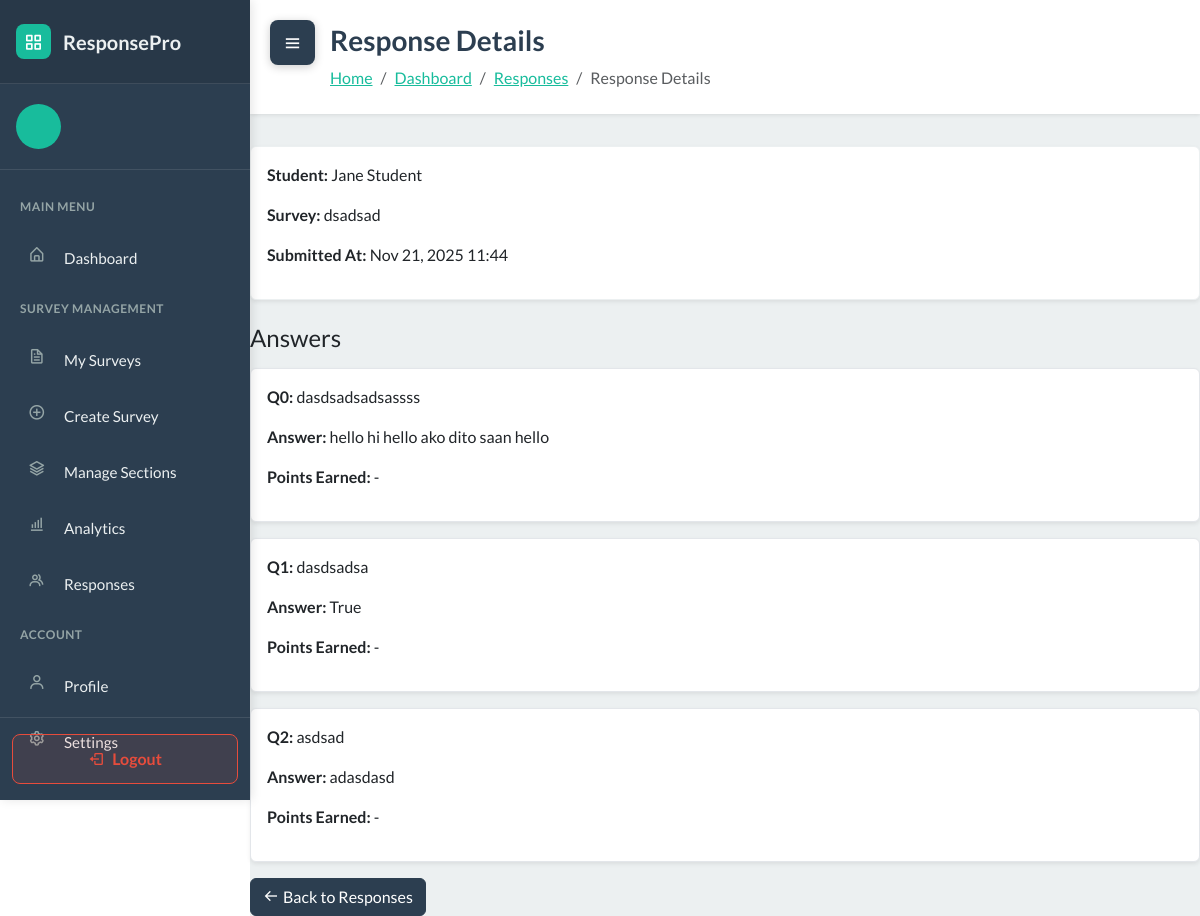
Screenshot of /responses/5/ with the database file from the repository.
### WebSurvey/models.py (models this page shows, shortened)
class StudentResponse(models.Model):
    survey = models.ForeignKey(Survey, on_delete=models.CASCADE, related_name='responses')
    student = models.ForeignKey(User, on_delete=models.CASCADE, related_name='survey_responses')
    started_at = models.DateTimeField(auto_now_add=True)
    submitted_at = models.DateTimeField(null=True, blank=True)
    score = models.FloatField(null=True, blank=True)
    is_submitted = models.BooleanField(default=False)
    class Meta:
        unique_together = ['survey', 'student']

class User(AbstractUser):
    ROLE_CHOICES = [
        ('student', 'Student'),
        ('teacher', 'Teacher'),
    ]
    role = models.CharField('role', max_length=20, choices=ROLE_CHOICES, default='student')
    section = models.ForeignKey(Section, null=True, blank=True, on_delete=models.SET_NULL, related_name='students')

class Survey(models.Model):
    STATUS_CHOICES = [
        ('draft', 'Draft'),
        ('published', 'Published'),
        ('closed', 'Closed'),
    ]
    title = models.CharField(max_length=255)
    description = models.TextField(blank=True)
    teacher = models.ForeignKey(User, on_delete=models.CASCADE, related_name='surveys')
    sections = models.ManyToManyField(Section, blank=True, related_name='surveys')
    status = models.CharField(max_length=20, choices=STATUS_CHOICES, default='draft')
    total_points = models.IntegerField(default=0)
    time_limit = models.IntegerField(null=True, blank=True, help_text="Time limit in minutes")
    due_date = models.DateTimeField(null=True, blank=True)
    created_at = models.DateTimeField(auto_now_add=True)
    updated_at = models.DateTimeField(auto_now=True)
    class Meta:
        ordering = ['-created_at']

class QuestionAnswer(models.Model):
    response = models.ForeignKey(StudentResponse, on_delete=models.CASCADE, related_name='answers')
    question = models.ForeignKey(Question, on_delete=models.CASCADE)
    selected_option = models.ForeignKey(MultipleChoiceOption, null=True, blank=True, on_delete=models.SET_NULL)
    true_false_answer = models.BooleanField(null=True, blank=True)
    text_answer = models.TextField(blank=True)
    points_earned = models.FloatField(default=0)
    is_correct = models.BooleanField(null=True, blank=True)
    created_at = models.DateTimeField(auto_now_add=True)
    updated_at = models.DateTimeField(auto_now=True)

class Question(models.Model):
    QUESTION_TYPES = [
        ('multiple_choice', 'Multiple Choice'),
        ('true_false', 'True or False'),
        ('essay', 'Essay'),
        ('enumeration', 'Enumeration'),
    ]
    survey = models.ForeignKey(Survey, on_delete=models.CASCADE, related_name='questions')
    question_type = models.CharField(max_length=20, choices=QUESTION_TYPES)
    question_text = models.TextField()
    points = models.IntegerField(default=1)
    order = models.IntegerField(default=0)
    required = models.BooleanField(default=True)
    created_at = models.DateTimeField(auto_now_add=True)
    updated_at = models.DateTimeField(auto_now=True)
    class Meta:
        ordering = ['order']

### WebSurvey/views.py (the view)
# urls.py: path('responses/<int:pk>/', views.response_detail, name='response_detail'),
def response_detail(request, pk):
    response = get_object_or_404(StudentResponse, pk=pk)
    answers = QuestionAnswer.objects.filter(response=response).order_by('question__order')
    context = {
        'response': response,
        'answers': answers
    }
    return render(request, 'response_detail.html', context)

### WebSurvey/services.py (called while the page is built)
def auto_close_due_surveys():
    now = timezone.now()
    overdue_ids = []
    for survey in Survey.objects.filter(status='published', due_date__isnull=False):
        due = survey.due_date
        if due is None:
            continue
        if timezone.is_naive(due):
            due = timezone.make_aware(due, timezone.get_current_timezone())
        if due <= now:
            overdue_ids.append(survey.id)
    if overdue_ids:
        Survey.objects.filter(id__in=overdue_ids).update(status='closed')
    return now

### WebSurvey/templates/response_detail.html (shortened to what this page needs)
<!DOCTYPE html>
{% load static %}
<html data-bs-theme="light" lang="en">
<head>
    <link rel="stylesheet" href="https://cdn.jsdelivr.net/npm/bootswatch@5.3.6/dist/flatly/bootstrap.min.css">
    <link rel="stylesheet" href="https://cdn.jsdelivr.net/npm/boxicons@latest/css/boxicons.min.css">
    <link rel="stylesheet" href="{% static 'css/dashboard-sidebar.css' %}">
    <link rel="stylesheet" href="{% static 'css/bss-overrides.css' %}">
</head>
<body>
    <button class="sidebar-toggle shifted" id="sidebarToggle">
        <i class="bx bx-menu"></i>
    </button>
    <aside class="dashboard-sidebar" id="sidebar">
        <div class="sidebar-header">
            <a href="{% url 'dashboard' %}" class="sidebar-brand">
                <div class="brand-icon">
                    <i class="bx bx-grid-alt" style="color: white;"></i>
                </div>
                <span>ResponsePro</span>
            </a>
        </div>
        <div class="sidebar-user">
            <div class="user-avatar">
            </div>
        </div>
        <nav class="sidebar-nav">
            <div class="nav-section-title">Main Menu</div>
            <div class="sidebar-nav-item">
                <a href="{% url 'dashboard' %}" class="sidebar-nav-link">
                    <i class="bx bx-home-alt"></i>
                    <span>Dashboard</span>
                </a>
            </div>
            <div class="nav-section-title">Survey Management</div>
            <div class="sidebar-nav-item">
                <a href="{% url 'survey_list' %}" class="sidebar-nav-link">
                    <i class="bx bx-file"></i>
                    <span>My Surveys</span>
                </a>
            </div>
            <div class="sidebar-nav-item">
                <a href="{% url 'survey_create' %}" class="sidebar-nav-link">
                    <i class="bx bx-plus-circle"></i>
                    <span>Create Survey</span>
                </a>
            </div>
            <div class="sidebar-nav-item">
                <a href="{% url 'section_list' %}" class="sidebar-nav-link">
                    <i class="bx bx-layer"></i>
                    <span>Manage Sections</span>
                </a>
            </div>
            <div class="sidebar-nav-item">
                <a href="{% url 'overall_analytics' %}" class="sidebar-nav-link">
                    <i class="bx bx-bar-chart-alt"></i>
                    <span>Analytics</span>
                </a>
            </div>
            <div class="sidebar-nav-item">
                <a href="{% url 'response_management' %}" class="sidebar-nav-link active">
                    <i class="bx bx-group"></i>
                    <span>Responses</span>
                </a>
            </div>
            <div class="nav-section-title">Account</div>
            <div class="sidebar-nav-item">
                <a href="#" class="sidebar-nav-link">
                    <i class="bx bx-user"></i>
                    <span>Profile</span>
                </a>
            </div>
            <div class="sidebar-nav-item">
                <a href="#" class="sidebar-nav-link">
                    <i class="bx bx-cog"></i>
                    <span>Settings</span>
                </a>
            </div>
        </nav>
        <div class="sidebar-logout">
            <a href="{% url 'logout' %}" class="logout-btn">
                <i class="bx bx-log-out"></i>
                <span>Logout</span>
            </a>
        </div>
    </aside>
    <main class="dashboard-content" id="mainContent">
        <div class="content-header">
            <h1>Response Details</h1>
            <nav aria-label="breadcrumb">
                <ol class="breadcrumb">
                    <li class="breadcrumb-item"><a href="{% url 'landing' %}">Home</a></li>
                    <li class="breadcrumb-item"><a href="{% url 'dashboard' %}">Dashboard</a></li>
                    <li class="breadcrumb-item"><a href="{% url 'response_management' %}">Responses</a></li>
                    <li class="breadcrumb-item active" aria-current="page">Response Details</li>
                </ol>
            </nav>
        </div>
        <div class="row">
            <div class="col-12">
                <div class="card mb-4 shadow-sm border-light">
                    <div class="card-body">
                        <p><strong>Student:</strong> {{ response.student.get_full_name }}</p>
                        <p><strong>Survey:</strong> {{ response.survey.title }}</p>
                        <p><strong>Submitted At:</strong> {{ response.submitted_at|date:"M d, Y H:i" }}</p>
                    </div>
                </div>
                <h4 class="mb-3">Answers</h4>
                {% if answers %}
                    {% for ans in answers %}
                    <div class="card mb-3 shadow-sm" style="border:1px solid #e3e6ea;">
                        <div class="card-body p-3">
                            <p class="mb-100"><strong>Q{{ ans.question.order }}:</strong> {{ ans.question.question_text }}</p>
                            <p class="mb-100"><strong>Answer:</strong>
                                {% if ans.selected_option %}
                                    {{ ans.selected_option.option_text }}
                                {% elif ans.true_false_answer != None %}
                                    {{ ans.true_false_answer|yesno:"True,False" }}
                                {% else %}
                                    {{ ans.text_answer }}
                                {% endif %}
                            </p>
                            <p class="mb-100"><strong>Points Earned:</strong> {{ ans.points_earned|default:"-" }}</p>
                        </div>
                    </div>
                    {% endfor %}
                {% else %}
                    <div class="card shadow-sm text-center py-3" style="border:1px solid #e3e6ea;">
                        <p class="text-muted mb-0">No answers submitted yet.</p>
                    </div>
                {% endif %}
                <div class="mt-3">
                    <a href="{% url 'response_management' %}" class="btn btn-primary">
                        <i class="bx bx-arrow-back me-1"></i>Back to Responses
                    </a>
                </div>
            </div>
        </div>
    </main>
</body>
</html>

### WebSurvey/static/css/dashboard-sidebar.css (style rules this page uses)
:root { --sidebar-width: 250px; --sidebar-bg: #2C3E50; --sidebar-hover: #34495E; --sidebar-active: #18BC9C; --sidebar-text: #ecf0f1; --sidebar-icon: #95a5a6; --transition-speed: 0.3s; }
body { font-family: 'Lato', sans-serif; }
.dashboard-sidebar { position: fixed; left: 0; top: 0; width: var(--sidebar-width); height: 100vh; background: var(--sidebar-bg); box-shadow: 2px 0 10px rgba(0, 0, 0, 0.1); transition: transform var(--transition-speed) ease; z-index: 1000; overflow-y: auto; overflow-x: hidden; }
.sidebar-header { padding: 1.5rem 1rem; background: rgba(0, 0, 0, 0.1); border-bottom: 1px solid rgba(255, 255, 255, 0.1); }
.sidebar-brand { display: flex; align-items: center; color: var(--sidebar-text); text-decoration: none; font-size: 1.25rem; font-weight: 700; }
.sidebar-brand .brand-icon { width: 35px; height: 35px; border-radius: 8px; background: var(--sidebar-active); display: flex; align-items: center; justify-content: center; margin-right: 0.75rem; }
.sidebar-user { padding: 1.25rem 1rem; border-bottom: 1px solid rgba(255, 255, 255, 0.1); display: flex; align-items: center; }
.user-avatar { width: 45px; height: 45px; border-radius: 50%; background: var(--sidebar-active); display: flex; align-items: center; justify-content: center; color: white; font-weight: 700; margin-right: 0.75rem; font-size: 1.1rem; }
.sidebar-nav { padding: 1rem 0; }
.nav-section-title { padding: 0.75rem 1.25rem; color: var(--sidebar-icon); font-size: 0.75rem; text-transform: uppercase; font-weight: 700; letter-spacing: 0.5px; }
.sidebar-nav-item { margin: 0.25rem 0.75rem; border-radius: 8px; overflow: hidden; }
.sidebar-nav-link { display: flex; align-items: center; padding: 0.875rem 1rem; color: var(--sidebar-text); text-decoration: none; transition: all 0.2s ease; font-size: 0.95rem; }
.sidebar-nav-link i { width: 24px; height: 24px; margin-right: 0.75rem; color: var(--sidebar-icon); transition: color 0.2s ease; font-size: 1.1rem; }
.sidebar-logout { position: absolute; bottom: 0; left: 0; right: 0; padding: 1rem 0.75rem; border-top: 1px solid rgba(255, 255, 255, 0.1); }
.logout-btn { width: 100%; padding: 0.75rem; background: rgba(231, 76, 60, 0.1); color: #e74c3c; border: 1px solid #e74c3c; border-radius: 8px; text-decoration: none; display: flex; align-items: center; justify-content: center; transition: all 0.2s ease; font-weight: 600; }
.logout-btn i { margin-right: 0.5rem; }
.dashboard-content { margin-left: var(--sidebar-width); transition: margin-left var(--transition-speed) ease; min-height: 100vh; background: #ecf0f1; }
.sidebar-toggle { position: fixed; top: 20px; left: 20px; z-index: 1001; background: var(--sidebar-bg); color: white; border: none; width: 45px; height: 45px; border-radius: 8px; cursor: pointer; display: flex; align-items: center; justify-content: center; box-shadow: 0 2px 10px rgba(0, 0, 0, 0.2); transition: all var(--transition-speed) ease; }
.sidebar-toggle.shifted { left: calc(var(--sidebar-width) + 20px); }
.sidebar-toggle i { font-size: 1.25rem; }
.content-header { background: white; padding: 1.5rem 2rem 1.5rem 5rem; box-shadow: 0 1px 4px rgba(0, 0, 0, 0.1); margin-bottom: 2rem; }
.content-header h1 { margin: 0; font-size: 1.75rem; font-weight: 700; color: #2C3E50; }
.content-header .breadcrumb { margin: 0.5rem 0 0 0; background: transparent; padding: 0; }

### WebSurvey/static/css/bss-overrides.css (style rules this page uses)
.me-1 { margin-right: .25rem!important; }
.mb-3 { margin-bottom: 1rem!important; }
.mb-4 { margin-bottom: 1.5rem!important; }

### rows the page displays
StudentResponse: student.get_full_name "Jane Student", survey "dsadsad", submitted_at "Nov 21, 2025 11:44"
QuestionAnswer: question.order "0", question.question_text "dasdsadsadsassss", text_answer "hello hi hello ako dito saan hello", points_earned "-"
QuestionAnswer: question.order "1", question.question_text "dasdsadsa", true_false_answer "True", points_earned "-"
QuestionAnswer: question.order "2", question.question_text "asdsad", text_answer "adasdasd", points_earned "-"
